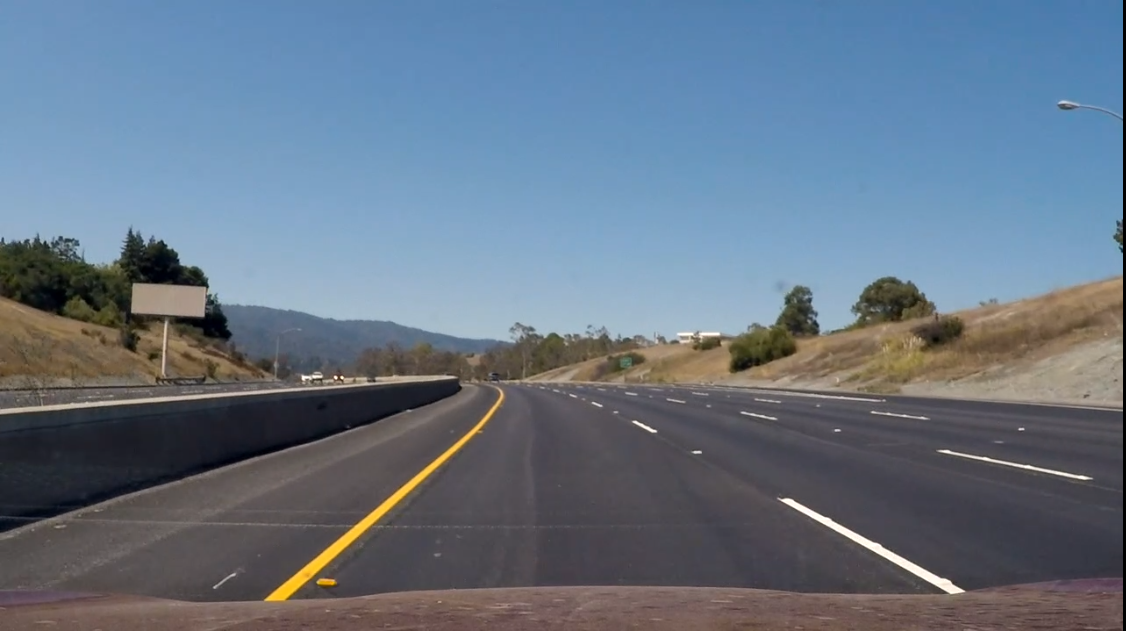
#> input picture trabajos-PI/detectarBordes/carretera.png, 1126 x 631 px
$ python probando.py --image carretera.png
#> lines starting #> are read from the running program, lines starting #| are printed output that depends on the picture; after the words box and inside, x2 and y2 are one past the last pixel; in counts of white or black regions, pixels touching at a corner belong together
import numpy as np
import argparse
import cv2

h_min_blanco = 0
h_max_blanco = 180  # Hue en OpenCV va de 0 a 180
s_min_blanco = 0
s_max_blanco = 60  # Saturación baja para captar el blanco
v_min_blanco = 200
v_max_blanco = 255  # Valores altos de brillo

# Rango para amarillo
h_min_amarillo = 0
h_max_amarillo = 100  # Tono específico del amarillo
s_min_amarillo = 100
s_max_amarillo = 255  # Saturación más alta para amarillo
v_min_amarillo = 120
v_max_amarillo = 255

ap = argparse.ArgumentParser()
ap.add_argument("-i", "--image",required=True,help="path to the image")
args=vars(ap.parse_args())

size = 11 #tamaño del kernel

image = cv2.imread(args["image"])
#> image is the input picture: shape (631, 1126, 3); mean B, G, R 133.3, 117, 102.4
cv2.imshow("Original",image)

acentuando = image.copy()

hsv = cv2.cvtColor(acentuando, cv2.COLOR_BGR2HSV)
#> hsv: shape (631, 1126, 3); mean H, S, V 90, 74.3, 140.6

mascara_blanco = cv2.inRange(hsv, (h_min_blanco, s_min_blanco, v_min_blanco), (h_max_blanco, s_max_blanco, v_max_blanco))
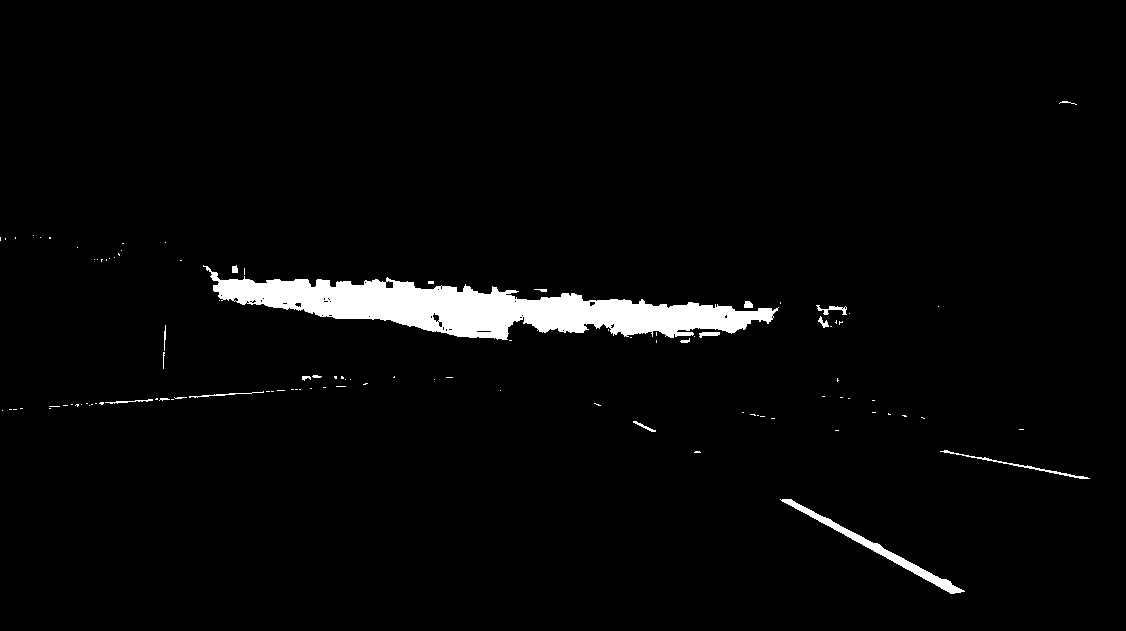
#> mascara_blanco: shape (631, 1126); 2.9% white; 106 white regions (87 under 20 px), largest, box (x1, y1, x2, y2) and area: (203, 265, 779, 340) 17790, (780, 499, 965, 594) 1459, (940, 450, 1090, 479) 310
mascara_amarillo = cv2.inRange(hsv, (h_min_amarillo, s_min_amarillo, v_min_amarillo), (h_max_amarillo, s_max_amarillo, v_max_amarillo))
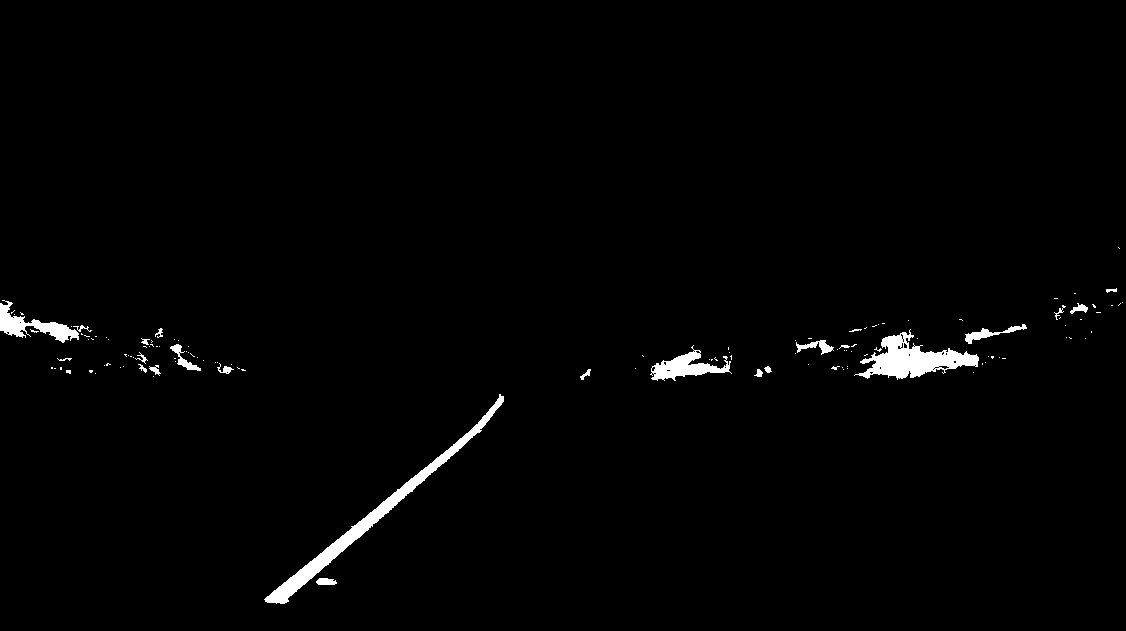
#> mascara_amarillo: shape (631, 1126); 1.4% white; 125 white regions (101 under 20 px), largest, box (x1, y1, x2, y2) and area: (264, 394, 504, 604) 3307, (854, 329, 979, 380) 2659, (650, 345, 732, 381) 1151
mascara = cv2.bitwise_or(mascara_blanco, mascara_amarillo)
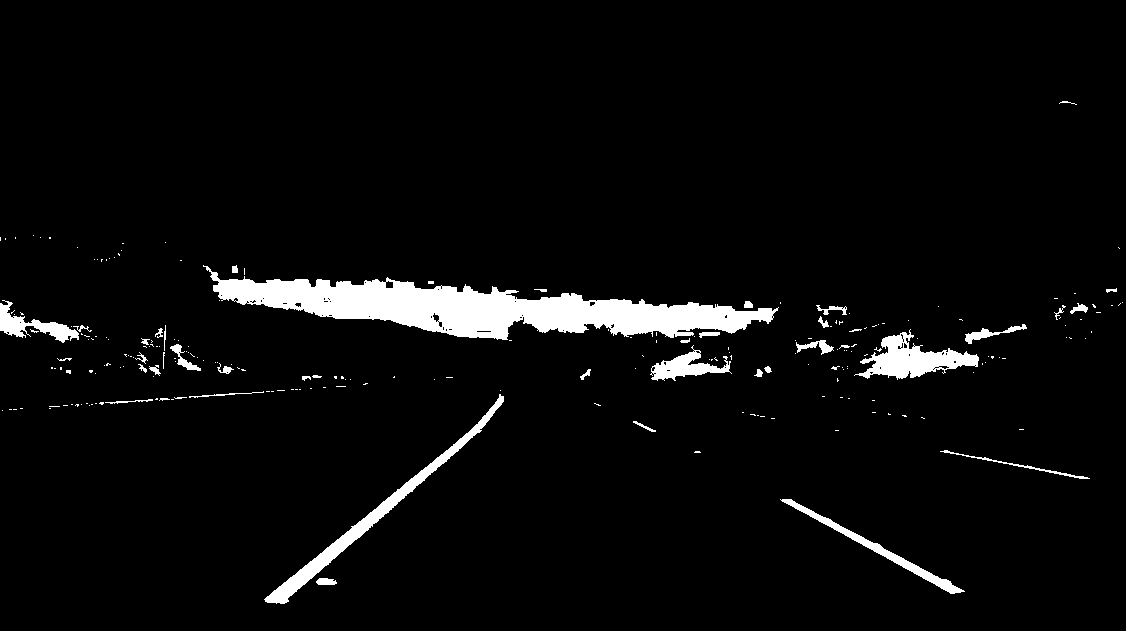
#> mascara: shape (631, 1126); 4.3% white; 231 white regions (188 under 20 px), largest, box (x1, y1, x2, y2) and area: (203, 265, 779, 340) 17790, (264, 394, 504, 604) 3307, (854, 329, 979, 380) 2659
gray = cv2.cvtColor(acentuando,cv2.COLOR_BGR2GRAY)
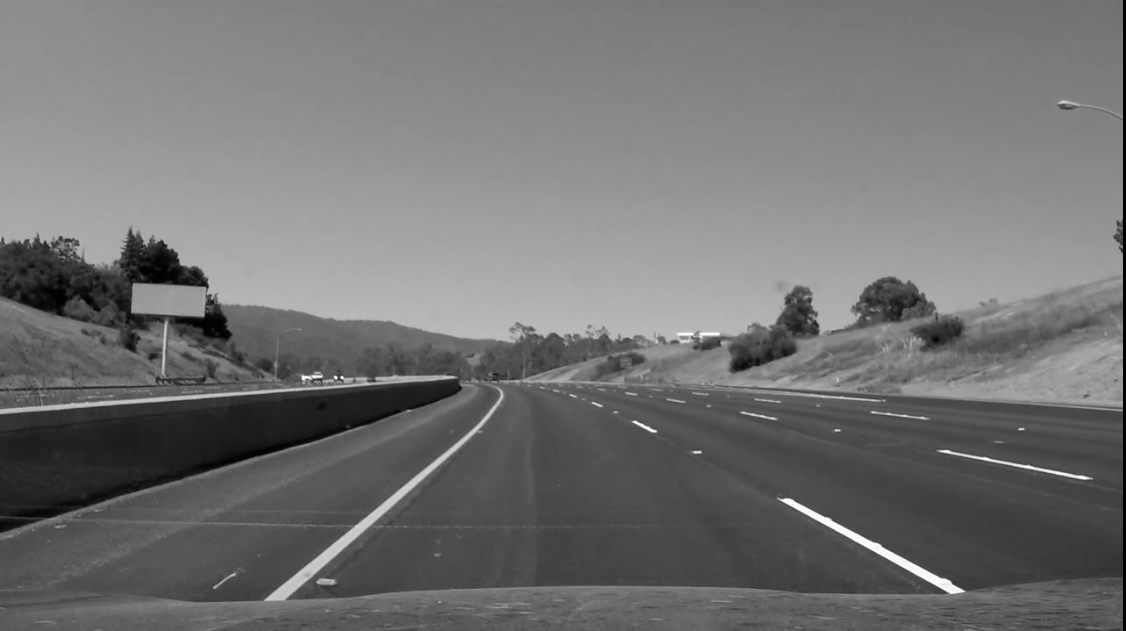
#> gray: shape (631, 1126); min 0, max 255, mean 114.5

blurred = cv2.GaussianBlur(gray,(size,size),0)
canny = cv2.Canny(blurred, 30, 120)
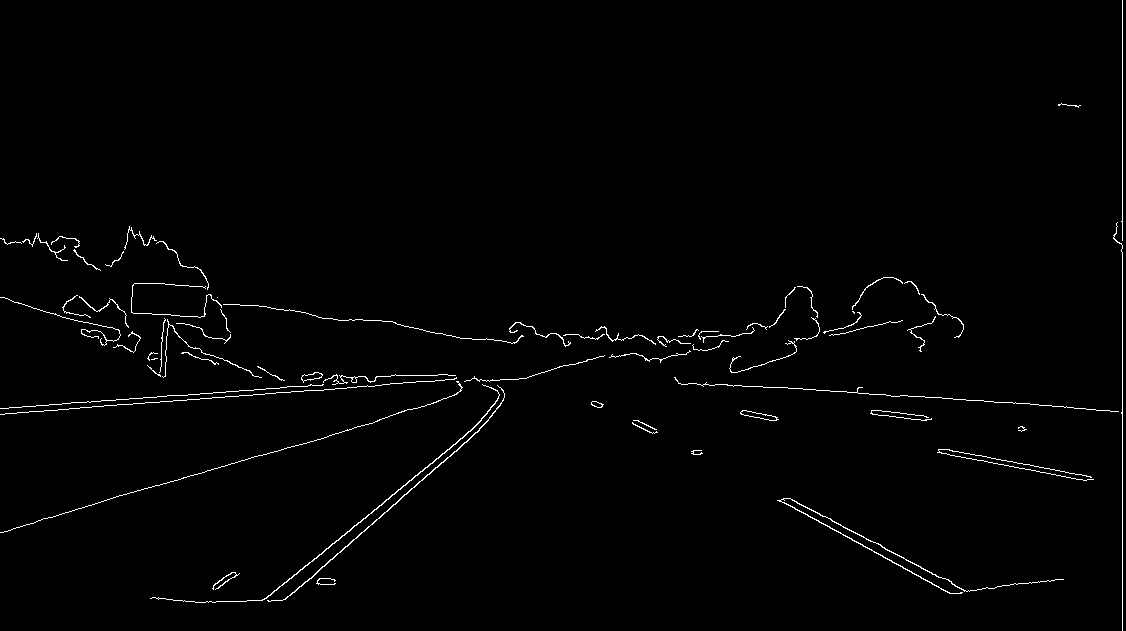
#> canny: shape (631, 1126); 1.2% white in thin lines or dots

#cv2.imshow("Edge detection", np.hstack([canny,blurred,gray]))
cv2.imshow("Edge detection", np.hstack([gray,blurred,canny]))
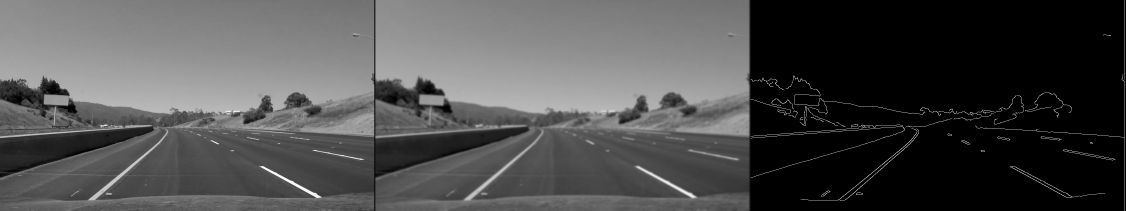
#> window 'Edge detection': shape (631, 3378) (shown at 1/3 size); min 0, max 255, mean 77.4
cv2.waitKey(0)
